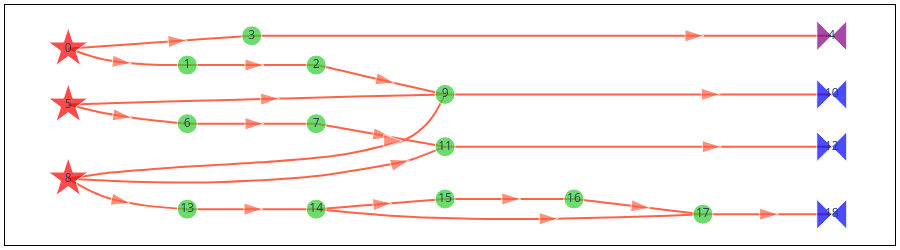

Write notebook code for a chart like this one.
### Code cell
fig = samplex.draw()
fig.update_layout(width=900, height=250)
fig.show()
# fig.savefig('samplex.png')

### Figure 1 — Plotly figure (JSON) as saved in the notebook; plotly's stock layout.template omitted (floating-point values rounded to 4 significant figures; data arrays with more than 128 entries replaced by an {"elided": "..."} marker saying what was removed)
{"data": [{"hoverinfo": "text", "hovertext": {"elided": "210 null values"}, "line": {"color": "tomato", "shape": "spline", "smoothing": 1}, "marker": {"angleref": "previous", "size": {"elided": "210 int values"}, "symbol": {"elided": "210 str values"}}, "mode": "lines+markers", "type": "scatter", "x": {"elided": "210 float values"}, "xaxis": "x", "y": {"elided": "210 float values"}, "yaxis": "y"}, {"hoverinfo": "text", "hoverlabel": {"bgcolor": "lightyellow", "font": {"color": "black", "family": "Times New Roman"}}, "hovertext": ["<b>TwirlSamplingNode(<+lhs_0, +rhs_0>)</b><br>\n• <b>instantiates</b>: {lhs_0: (3, 'VirtualType.PAULI'), rhs_0: (3, 'VirtualType.PAULI')}<br>\n────────────────────────────<b></b><br>\n ▸ <b>LHS Register</b>: 'lhs_0'<br>\n ▸ <b>RHS Register</b>: 'rhs_0'<br>\n ▸ <b>Distribution</b>: UniformPauli(<num_subsystems=3, register_type=VirtualType.PAULI>)", "<b>SliceRegisterNode(<lhs_0(r), +leftwards_1>)</b><br>\n• <b>reads_from</b>: {lhs_0: ([0, 1, 2], 'VirtualType.PAULI')}<br>\n• <b>instantiates</b>: {leftwards_1: (3, 'VirtualType.U2')}<br>\n────────────────────────────<b></b><br>\n ▸ <b>Output Type</b>: <VirtualType.U2: 'u2'><br>\n ▸ <b>Output Register Name</b>: leftwards_1<br>\n ▸ <b>Input Register Name</b>: lhs_0", "<b>RightU2ParametricMultiplicationNode(<leftwards_1(w)>)</b><br>\n• <b>writes_to</b>: {leftwards_1: ([0, 1, 2], 'VirtualType.U2')}<br>\n────────────────────────────<b></b><br>\n ▸ <b>Operand</b>: 'rx'<br>\n ▸ <b>Parameter Indices</b>: [0, 1, 2]", "<b>SliceRegisterNode(<rhs_0(r), +z2_collect_2>)</b><br>\n• <b>reads_from</b>: {rhs_0: ([0, 1, 2], 'VirtualType.PAULI')}<br>\n• <b>instantiates</b>: {z2_collect_2: (3, 'VirtualType.Z2')}<br>\n────────────────────────────<b></b><br>\n ▸ <b>Output Type</b>: <VirtualType.Z2: 'z2'><br>\n ▸ <b>Output Register Name</b>: z2_collect_2<br>\n ▸ <b>Input Register Name</b>: rhs_0", "<b>CollectZ2ToOutputNode(<z2_collect_2(r)>)</b><br>\n• <b>reads_from</b>: {z2_collect_2: ([0, 1, 2], 'VirtualType.Z2')}<br>\n• <b>outputs_to</b>: {measurement_flips.c: ([0, 1, 2], 'VirtualType.Z2')}<br>\n────────────────────────────<b></b><br>\n ▸ <b>Register Name</b>: 'z2_collect_2'<br>\n ▸ <b>Output Name</b>: measurement_flips.c<br>\n ▸ <b>Subsystem Indices</b>: [0 1 2]", "<b>TwirlSamplingNode(<+lhs_3, +rhs_3>)</b><br>\n• <b>instantiates</b>: {lhs_3: (2, 'VirtualType.PAULI'), rhs_3: (2, 'VirtualType.PAULI')}<br>\n────────────────────────────<b></b><br>\n ▸ <b>LHS Register</b>: 'lhs_3'<br>\n ▸ <b>RHS Register</b>: 'rhs_3'<br>\n ▸ <b>Distribution</b>: UniformPauli(<num_subsystems=2, register_type=VirtualType.PAULI>)", "<b>SliceRegisterNode(<lhs_3(r), +leftwards_4>)</b><br>\n• <b>reads_from</b>: {lhs_3: ([0, 1], 'VirtualType.PAULI')}<br>\n• <b>instantiates</b>: {leftwards_4: (2, 'VirtualType.PAULI')}<br>\n────────────────────────────<b></b><br>\n ▸ <b>Output Type</b>: <VirtualType.PAULI: 'pauli'><br>\n ▸ <b>Output Register Name</b>: leftwards_4<br>\n ▸ <b>Input Register Name</b>: lhs_3", "<b>PauliPastCliffordNode(<leftwards_4(r), leftwards_4(w)>)</b><br>\n• <b>reads_from</b>: {leftwards_4: ([0, 1], 'VirtualType.PAULI')}<br>\n• <b>writes_to</b>: {leftwards_4: ([0, 1], 'VirtualType.PAULI')}<br>\n────────────────────────────<b></b><br>\n ▸ <b>Operation</b>: 'cx'<br>\n ▸ <b>Register Name</b>: 'leftwards_4'<br>\n ▸ <b>Subsystem Indices</b>: [[0, 1]]", "<b>TwirlSamplingNode(<+lhs_5, +rhs_5>)</b><br>\n• <b>instantiates</b>: {lhs_5: (2, 'VirtualType.PAULI'), rhs_5: (2, 'VirtualType.PAULI')}<br>\n────────────────────────────<b></b><br>\n ▸ <b>LHS Register</b>: 'lhs_5'<br>\n ▸ <b>RHS Register</b>: 'rhs_5'<br>\n ▸ <b>Distribution</b>: UniformPauli(<num_subsystems=2, register_type=VirtualType.PAULI>)", "<b>CombineRegistersNode(<leftwards_1(r), rhs_3(r), rhs_5(r), +collect_6>)</b><br>\n• <b>reads_from</b>\n</br>&nbsp;&nbsp;&nbsp;&nbsp;&nbsp;• leftwards_1: ([0, 1, 2], 'VirtualType.U2')\n</br>&nbsp;&nbsp;&nbsp;&nbsp;&nbsp;• rhs_3: ([0, 1], 'VirtualType.PAULI')\n</br>&nbsp;&nbsp;&nbsp;&nbsp;&nbsp;• rhs_5: ([0], 'VirtualType.PAULI')<br>\n• <b>instantiates</b>: {collect_6: (3, 'VirtualType.U2')}<br>\n────────────────────────────<b></b><br>\n ▸ <b>Output Type</b>: U2<br>\n ▸ <b>Output Num Subsystems</b>: 3<br>\n ▸ <b>Operands</b>: {'leftwards_1': ([2, 1, 0], [0, 1, 2], 'VirtualType.U2'), 'rhs_3': ([0, 1], [1, 2], 'VirtualType.PAULI'), 'rhs_5': ([0], [0], 'VirtualType.PAULI')}", "<b>CollectTemplateValues(<collect_6(r)>)</b><br>\n• <b>reads_from</b>: {collect_6: ([0, 1, 2], 'VirtualType.U2')}<br>\n────────────────────────────<b></b><br>\n ▸ <b>Output Name</b>: 'parameter_values'<br>\n ▸ <b>Template Indices</b>: [[12, 13, 14], [15, 16, 17], [18, 19, 20]]<br>\n ▸ <b>Register Name</b>: 'collect_6'<br>\n ▸ <b><class 'samplomatic.synths.synth.Synth'></b>: RzSxSynth(<num_qubits_per_subsystem=1, num_params_per_subsystem=3>)", "<b>CombineRegistersNode(<leftwards_4(r), rhs_5(r), +collect_7>)</b><br>\n• <b>reads_from</b>: {leftwards_4: ([0, 1], 'VirtualType.PAULI'), rhs_5: ([1], 'VirtualType.PAULI')}<br>\n• <b>instantiates</b>: {collect_7: (2, 'VirtualType.U2')}<br>\n────────────────────────────<b></b><br>\n ▸ <b>Output Type</b>: U2<br>\n ▸ <b>Output Num Subsystems</b>: 2<br>\n ▸ <b>Operands</b>: {'leftwards_4': ([0, 1], [0, 1], 'VirtualType.PAULI'), 'rhs_5': ([1], [0], 'VirtualType.PAULI')}", "<b>CollectTemplateValues(<collect_7(r)>)</b><br>\n• <b>reads_from</b>: {collect_7: ([0, 1], 'VirtualType.U2')}<br>\n────────────────────────────<b></b><br>\n ▸ <b>Output Name</b>: 'parameter_values'<br>\n ▸ <b>Template Indices</b>: [[6, 7, 8], [9, 10, 11]]<br>\n ▸ <b>Register Name</b>: 'collect_7'<br>\n ▸ <b><class 'samplomatic.synths.synth.Synth'></b>: RzRxSynth(<num_qubits_per_subsystem=1, num_params_per_subsystem=3>)", "<b>SliceRegisterNode(<lhs_5(r), +leftwards_8>)</b><br>\n• <b>reads_from</b>: {lhs_5: ([0, 1], 'VirtualType.PAULI')}<br>\n• <b>instantiates</b>: {leftwards_8: (2, 'VirtualType.PAULI')}<br>\n────────────────────────────<b></b><br>\n ▸ <b>Output Type</b>: <VirtualType.PAULI: 'pauli'><br>\n ▸ <b>Output Register Name</b>: leftwards_8<br>\n ▸ <b>Input Register Name</b>: lhs_5", "<b>PauliPastCliffordNode(<leftwards_8(r), leftwards_8(w)>)</b><br>\n• <b>reads_from</b>: {leftwards_8: ([0, 1], 'VirtualType.PAULI')}<br>\n• <b>writes_to</b>: {leftwards_8: ([0, 1], 'VirtualType.PAULI')}<br>\n────────────────────────────<b></b><br>\n ▸ <b>Operation</b>: 'cx'<br>\n ▸ <b>Register Name</b>: 'leftwards_8'<br>\n ▸ <b>Subsystem Indices</b>: [[0, 1]]", "<b>SliceRegisterNode(<leftwards_8(r), +leftwards_9>)</b><br>\n• <b>reads_from</b>: {leftwards_8: ([0], 'VirtualType.PAULI')}<br>\n• <b>instantiates</b>: {leftwards_9: (1, 'VirtualType.U2')}<br>\n────────────────────────────<b></b><br>\n ▸ <b>Output Type</b>: <VirtualType.U2: 'u2'><br>\n ▸ <b>Output Register Name</b>: leftwards_9<br>\n ▸ <b>Input Register Name</b>: leftwards_8", "<b>RightMultiplicationNode(<leftwards_9(w)>)</b><br>\n• <b>writes_to</b>: {leftwards_9: ([0], 'VirtualType.U2')}<br>\n────────────────────────────<b></b><br>\n ▸ <b>Fixed Operand</b>: U2Register(<1, 1>)", "<b>CombineRegistersNode(<leftwards_8(r), leftwards_9(r), +collect_10>)</b><br>\n• <b>reads_from</b>: {leftwards_8: ([1], 'VirtualType.PAULI'), leftwards_9: ([0], 'VirtualType.U2')}<br>\n• <b>instantiates</b>: {collect_10: (2, 'VirtualType.U2')}<br>\n────────────────────────────<b></b><br>\n ▸ <b>Output Type</b>: U2<br>\n ▸ <b>Output Num Subsystems</b>: 2<br>\n ▸ <b>Operands</b>: {'leftwards_8': ([1], [1], 'VirtualType.PAULI'), 'leftwards_9': ([0], [0], 'VirtualType.U2')}", "<b>CollectTemplateValues(<collect_10(r)>)</b><br>\n• <b>reads_from</b>: {collect_10: ([0, 1], 'VirtualType.U2')}<br>\n────────────────────────────<b></b><br>\n ▸ <b>Output Name</b>: 'parameter_values'<br>\n ▸ <b>Template Indices</b>: [[0, 1, 2], [3, 4, 5]]<br>\n ▸ <b>Register Name</b>: 'collect_10'<br>\n ▸ <b><class 'samplomatic.synths.synth.Synth'></b>: RzSxSynth(<num_qubits_per_subsystem=1, num_params_per_subsystem=3>)"], "marker": {"color": ["red", "limegreen", "limegreen", "limegreen", "purple", "red", "limegreen", "limegreen", "red", "limegreen", "blue", "limegreen", "blue", "limegreen", "limegreen", "limegreen", "limegreen", "limegreen", "blue"], "size": [30, 20, 20, 20, 30, 30, 20, 20, 30, 20, 30, 20, 30, 20, 20, 20, 20, 20, 30], "symbol": ["star", "circle", "circle", "circle", "bowtie", "star", "circle", "circle", "star", "circle", "bowtie", "circle", "bowtie", "circle", "circle", "circle", "circle", "circle", "bowtie"]}, "mode": "markers+text", "text": ["0", "1", "2", "3", "4", "5", "6", "7", "8", "9", "10", "11", "12", "13", "14", "15", "16", "17", "18"], "type": "scatter", "x": [0.25, 1.738, 3.349, 2.544, 9.794, 0.25, 1.738, 3.349, 0.25, 4.96, 9.794, 4.96, 9.794, 1.738, 3.349, 4.96, 6.572, 8.183, 9.794], "xaxis": "x", "y": [3.891, 3.53, 3.53, 4.168, 4.168, 2.668, 2.252, 2.252, 1.057, 2.891, 2.891, 1.752, 1.752, 0.3907, 0.3907, 0.6129, 0.6129, 0.2796, 0.2796], "yaxis": "y"}], "layout": {"height": 250, "margin": {"b": 5, "l": 5, "r": 5, "t": 5}, "paper_bgcolor": "white", "plot_bgcolor": "rgba(0,0,0,0)", "showlegend": false, "width": 900, "xaxis": {"anchor": "y", "domain": [0, 1], "linecolor": "black", "linewidth": 1, "mirror": true, "showgrid": false, "showline": true, "showticklabels": false, "zeroline": false}, "yaxis": {"anchor": "x", "domain": [0, 1], "linecolor": "black", "linewidth": 1, "mirror": true, "showgrid": false, "showline": true, "showticklabels": false, "zeroline": false}}}
